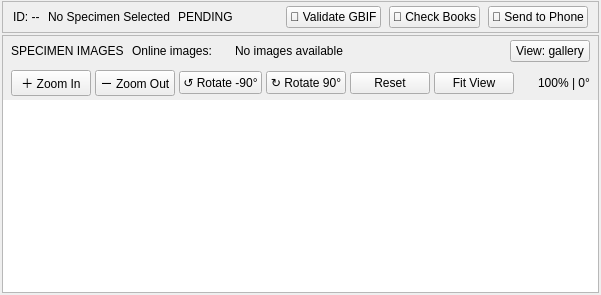
      <widget class="QWidget" name="pane_center">
       <property name="minimumSize">
        <size>
         <width>320</width>
         <height>0</height>
        </size>
       </property>
       <layout class="QVBoxLayout" name="pane_center_layout">
        <property name="spacing">
         <number>2</number>
        </property>
        <property name="leftMargin">
         <number>2</number>
        </property>
        <property name="topMargin">
         <number>1</number>
        </property>
        <property name="rightMargin">
         <number>2</number>
        </property>
        <property name="bottomMargin">
         <number>2</number>
        </property>
        <item>
         <widget class="QFrame" name="context_bar">
          <property name="frameShape">
           <enum>QFrame::Shape::StyledPanel</enum>
          </property>
          <layout class="QHBoxLayout" name="context_layout">
           <property name="spacing">
            <number>8</number>
           </property>
           <property name="leftMargin">
            <number>10</number>
           </property>
           <property name="topMargin">
            <number>4</number>
           </property>
           <property name="rightMargin">
            <number>10</number>
           </property>
           <property name="bottomMargin">
            <number>4</number>
           </property>
           <item>
            <widget class="QLabel" name="lbl_id_badge">
             <property name="text">
              <string>ID: --</string>
             </property>
            </widget>
           </item>
           <item>
            <widget class="QLabel" name="lbl_specimen_name">
             <property name="text">
              <string>No Specimen Selected</string>
             </property>
            </widget>
           </item>
           <item>
            <widget class="QLabel" name="lbl_status_badge">
             <property name="text">
              <string>PENDING</string>
             </property>
            </widget>
           </item>
           <item>
            <spacer name="context_spacer">
             <property name="orientation">
              <enum>Qt::Horizontal</enum>
             </property>
             <property name="sizeHint" stdset="0">
              <size>
               <width>20</width>
               <height>0</height>
              </size>
             </property>
            </spacer>
           </item>
           <item>
            <widget class="QPushButton" name="btn_gbif">
             <property name="text">
              <string>🧬 Validate GBIF</string>
             </property>
             <property name="cursor">
              <cursorShape>PointingHandCursor</cursorShape>
             </property>
             <property name="toolTip">
              <string>Validate botanical nomenclature with GBIF Backbone Taxonomy</string>
             </property>
            </widget>
           </item>
           <item>
            <widget class="QPushButton" name="btn_check_books">
             <property name="text">
              <string>📖 Check Books</string>
             </property>
             <property name="cursor">
              <cursorShape>PointingHandCursor</cursorShape>
             </property>
             <property name="toolTip">
              <string>Open Historical Database Conflict Resolver</string>
             </property>
            </widget>
           </item>
           <item>
            <widget class="QPushButton" name="btn_push_phone">
             <property name="text">
              <string>📱 Send to Phone</string>
             </property>
             <property name="cursor">
              <cursorShape>PointingHandCursor</cursorShape>
             </property>
            </widget>
           </item>
          </layout>
         </widget>
        </item>
        <item>
         <widget class="QFrame" name="image_panel">
          <property name="frameShape">
           <enum>QFrame::Shape::StyledPanel</enum>
          </property>
          <layout class="QVBoxLayout" name="image_panel_layout">
           <property name="spacing">
            <number>0</number>
           </property>
           <property name="leftMargin">
            <number>0</number>
           </property>
           <property name="topMargin">
            <number>0</number>
           </property>
           <property name="rightMargin">
            <number>0</number>
           </property>
           <property name="bottomMargin">
            <number>0</number>
           </property>
           <item>
            <widget class="QFrame" name="image_header">
             <property name="frameShape">
              <enum>QFrame::Shape::NoFrame</enum>
             </property>
             <layout class="QHBoxLayout" name="image_header_layout">
              <property name="spacing">
               <number>8</number>
              </property>
              <property name="leftMargin">
               <number>8</number>
              </property>
              <property name="topMargin">
               <number>4</number>
              </property>
              <property name="rightMargin">
               <number>8</number>
              </property>
              <property name="bottomMargin">
               <number>4</number>
              </property>
              <item>
               <widget class="QLabel" name="lbl_images_title">
                <property name="text">
                 <string>SPECIMEN IMAGES</string>
                </property>
               </widget>
              </item>
              <item>
               <widget class="QLabel" name="lbl_online_images">
                <property name="text">
                 <string>Online images:</string>
                </property>
               </widget>
              </item>
              <item>
               <widget class="QLabel" name="lbl_images_count">
                <property name="text">
                 <string />
                </property>
               </widget>
              </item>
              <item>
               <widget class="QLabel" name="lbl_images_missing">
                <property name="text">
                 <string>No images available</string>
                </property>
               </widget>
              </item>
              <item>
               <spacer name="image_header_spacer">
                <property name="orientation">
                 <enum>Qt::Horizontal</enum>
                </property>
                <property name="sizeHint" stdset="0">
                 <size>
                  <width>20</width>
                  <height>0</height>
                 </size>
                </property>
               </spacer>
              </item>
              <item>
               <widget class="QPushButton" name="btn_view_mode">
                <property name="text">
                 <string>View: gallery</string>
                </property>
                <property name="cursor">
                 <cursorShape>PointingHandCursor</cursorShape>
                </property>
               </widget>
              </item>
             </layout>
            </widget>
           </item>
           <item>
            <widget class="QFrame" name="image_toolbar">
             <property name="frameShape">
              <enum>QFrame::Shape::NoFrame</enum>
             </property>
             <layout class="QHBoxLayout" name="image_toolbar_layout">
              <property name="spacing">
               <number>4</number>
              </property>
              <property name="leftMargin">
               <number>8</number>
              </property>
              <property name="topMargin">
               <number>4</number>
              </property>
              <property name="rightMargin">
               <number>8</number>
              </property>
              <property name="bottomMargin">
               <number>4</number>
              </property>
              <item>
               <widget class="QPushButton" name="btn_zoom_in">
                <property name="text">
                 <string>＋ Zoom In</string>
                </property>
                <property name="cursor">
                 <cursorShape>PointingHandCursor</cursorShape>
                </property>
                <property name="toolTip">
                 <string>Zoom in on image canvas (Ctrl+Plus)</string>
                </property>
               </widget>
              </item>
              <item>
               <widget class="QPushButton" name="btn_zoom_out">
                <property name="text">
                 <string>－ Zoom Out</string>
                </property>
                <property name="cursor">
                 <cursorShape>PointingHandCursor</cursorShape>
                </property>
                <property name="toolTip">
                 <string>Zoom out on image canvas (Ctrl+Minus)</string>
                </property>
               </widget>
              </item>
              <item>
               <widget class="QPushButton" name="btn_rotate_ccw">
                <property name="text">
                 <string>↺ Rotate -90°</string>
                </property>
                <property name="cursor">
                 <cursorShape>PointingHandCursor</cursorShape>
                </property>
                <property name="toolTip">
                 <string>Rotate image counter-clockwise (Ctrl+Shift+R)</string>
                </property>
               </widget>
              </item>
              <item>
               <widget class="QPushButton" name="btn_rotate_cw">
                <property name="text">
                 <string>↻ Rotate 90°</string>
                </property>
                <property name="cursor">
                 <cursorShape>PointingHandCursor</cursorShape>
                </property>
                <property name="toolTip">
                 <string>Rotate image clockwise (Ctrl+R)</string>
                </property>
               </widget>
              </item>
              <item>
               <widget class="QPushButton" name="btn_reset_view">
                <property name="text">
                 <string>Reset</string>
                </property>
                <property name="cursor">
                 <cursorShape>PointingHandCursor</cursorShape>
                </property>
                <property name="toolTip">
                 <string>Reset zoom and rotation (Esc)</string>
                </property>
               </widget>
              </item>
              <item>
               <widget class="QPushButton" name="btn_fit_view">
                <property name="text">
                 <string>Fit View</string>
                </property>
                <property name="cursor">
                 <cursorShape>PointingHandCursor</cursorShape>
                </property>
                <property name="toolTip">
                 <string>Fit image to viewport (Double-Click)</string>
                </property>
               </widget>
              </item>
              <item>
               <spacer name="image_toolbar_spacer">
                <property name="orientation">
                 <enum>Qt::Horizontal</enum>
                </property>
                <property name="sizeHint" stdset="0">
                 <size>
                  <width>20</width>
                  <height>0</height>
                 </size>
                </property>
               </spacer>
              </item>
              <item>
               <widget class="QLabel" name="lbl_zoom_status">
                <property name="text">
                 <string>100% | 0°</string>
                </property>
               </widget>
              </item>
             </layout>
            </widget>
           </item>
           <item>
            <widget class="QGraphicsView" name="image_view">
             <property name="frameShape">
              <enum>QFrame::Shape::NoFrame</enum>
             </property>
             <property name="dragMode">
              <enum>QGraphicsView::DragMode::ScrollHandDrag</enum>
             </property>
             <property name="resizeAnchor">
              <enum>QGraphicsView::ViewportAnchor::AnchorUnderMouse</enum>
             </property>
             <property name="transformationAnchor">
              <enum>QGraphicsView::ViewportAnchor::AnchorUnderMouse</enum>
             </property>
            </widget>
           </item>
          </layout>
         </widget>
        </item>
       </layout>
      </widget>
